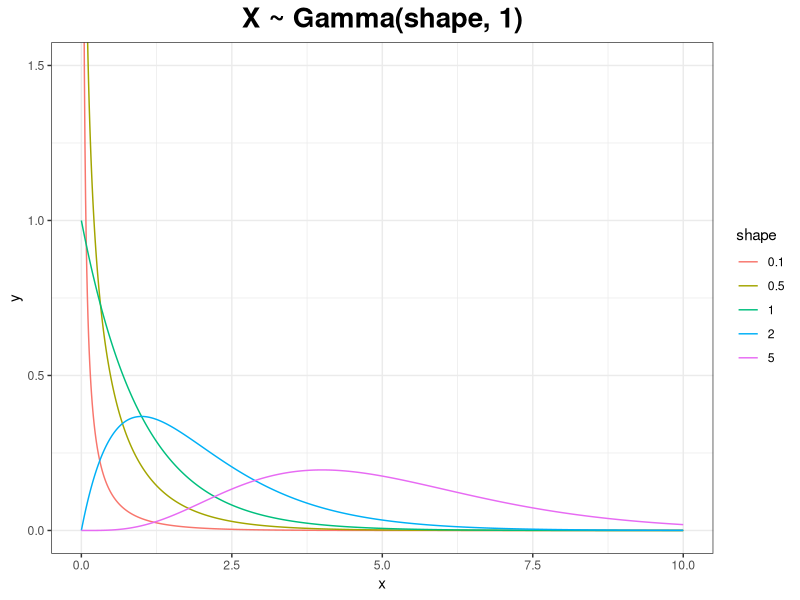
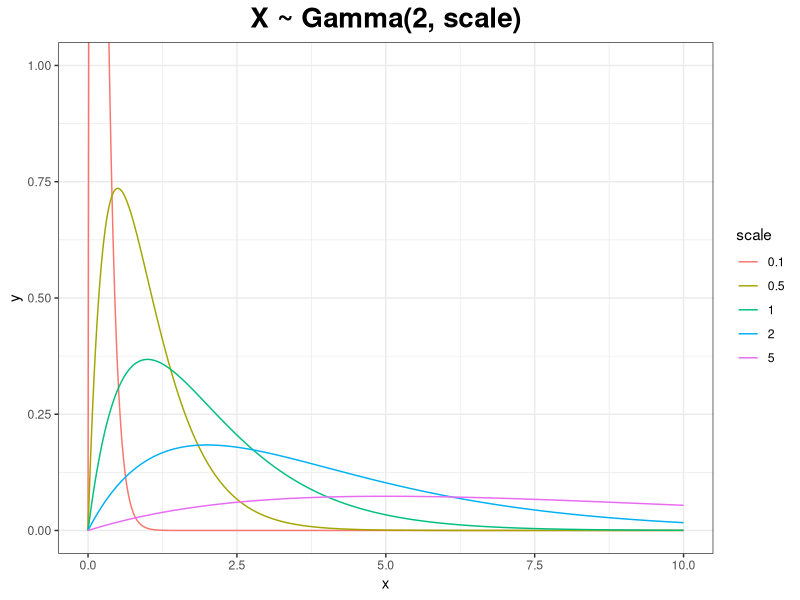
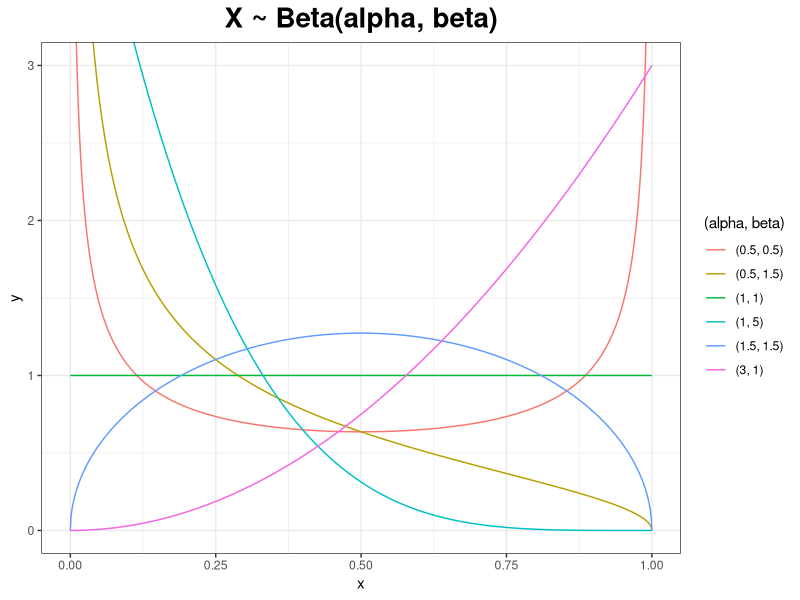

Write the R code that produced these figures, in order.
library(ggplot2)
library(dplyr)
library(tidyr)

x = seq(0,10, by = 0.01)
gammas = data.frame(x = x)
gammas = gammas %>%
  mutate("0.1" = dgamma(x, shape = 0.1, scale = 1),
         "0.5" = dgamma(x, shape = 0.5, scale = 1),
         "1" = dgamma(x, shape = 1, scale = 1),
         "2" = dgamma(x, shape = 2, scale = 1),
         "5" = dgamma(x, shape = 5, scale = 1)) %>%
  gather(key = "shape", value = "y", -x)
p <- ggplot(data = gammas, aes(x = x, y = y, group = shape, color = shape))+
  geom_line()+theme_bw()+
  labs(title="X ~ Gamma(shape, 1)")+
  theme(plot.title = element_text(size = 20, hjust = 0.5, face = "bold"))+
  coord_cartesian(xlim = c(0,10), ylim = c(0,1.5))
p

x = seq(0,10, by = 0.01)
gammas = data.frame(x = x)
gammas = gammas %>%
  mutate("0.1" = dgamma(x, shape = 2, scale = 0.1),
         "0.5" = dgamma(x, shape = 2, scale = 0.5),
         "1" = dgamma(x, shape = 2, scale = 1),
         "2" = dgamma(x, shape = 2, scale = 2),
         "5" = dgamma(x, shape = 2, scale = 5)) %>%
  gather(key = "scale", value = "y", -x)
p <- ggplot(data = gammas, aes(x = x, y = y, group = scale, color = scale))+
  geom_line()+theme_bw()+
  labs(title="X ~ Gamma(2, scale)")+
  theme(plot.title = element_text(size = 20, hjust = 0.5, face = "bold"))+
  coord_cartesian(xlim = c(0,10), ylim = c(0,1))
p

x = seq(0, 1, by = 0.001)
betas = data.frame(x=x) %>%
  mutate("(1, 1)" = dbeta(x, 1, 1),
         "(0.5, 0.5)" = dbeta(x, 0.5, 0.5),
         "(1.5, 1.5)" = dbeta(x, 1.5, 1.5),
         "(0.5, 1.5)" = dbeta(x, 0.5, 1.5),
         "(3, 1)" = dbeta(x, 3, 1),
         "(1, 5)" = dbeta(x, 1, 5))%>%
  gather(key = "parameter", value = "y", -x)
p <- ggplot(data = betas, aes(x = x, y = y, group = parameter, color = parameter))+
  geom_line()+theme_bw()+
  labs(title="X ~ Beta(alpha, beta)",
       color = "(alpha, beta)")+
  theme(plot.title = element_text(size = 20, hjust = 0.5, face = "bold"))+
  coord_cartesian(xlim = c(0,1), ylim = c(0,3))
p
